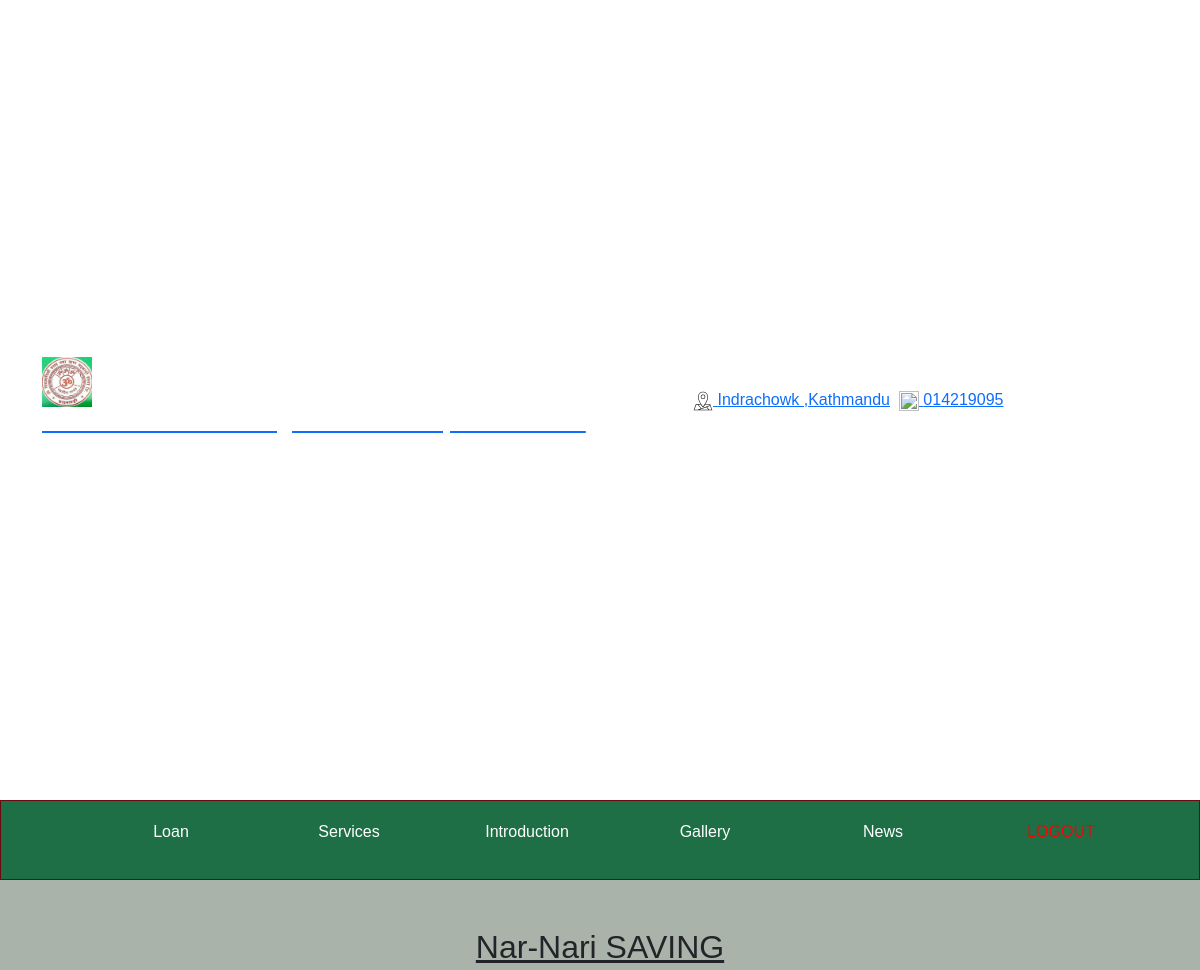
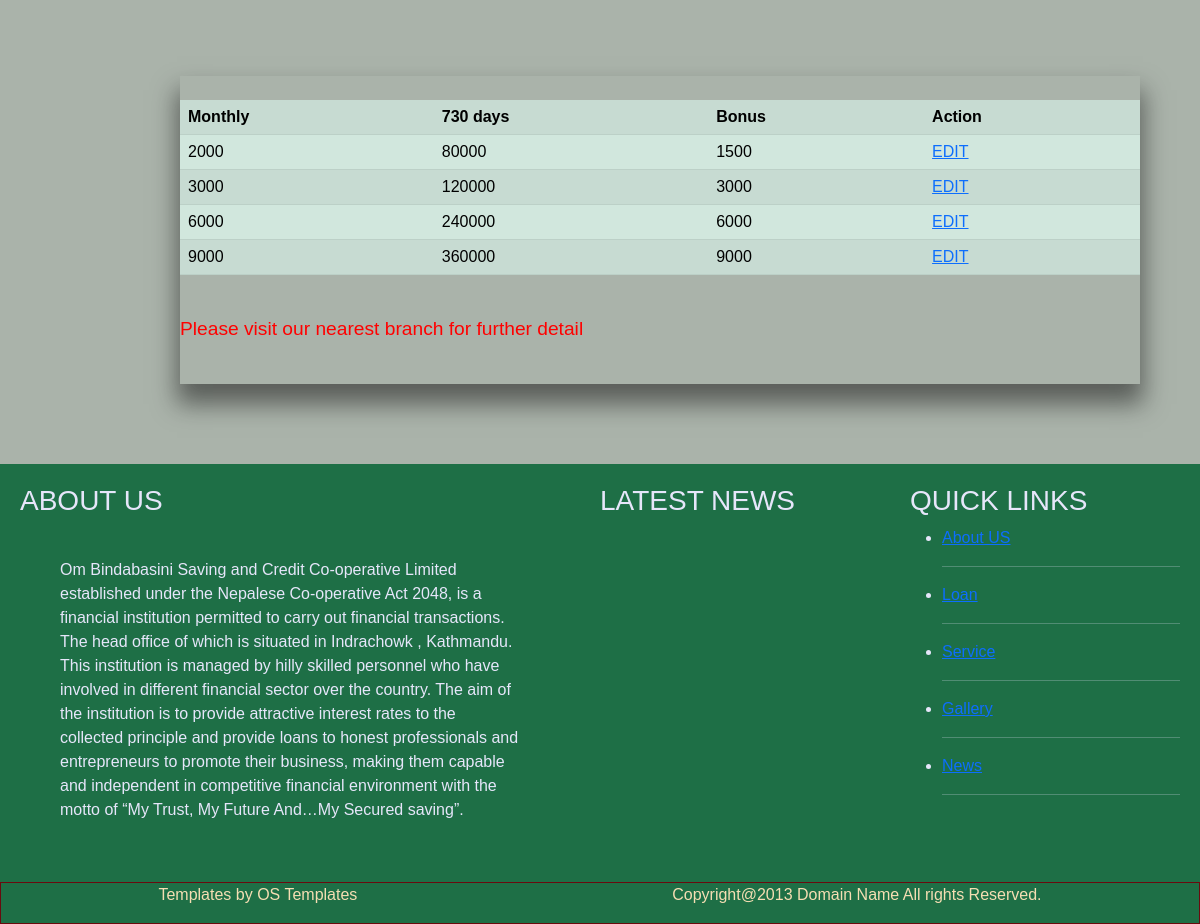
The app's page /narnari_admin.php (signed in) with its own data (2 pictures, top to bottom).
### tables this page shows
CREATE TABLE `narnari_bachat` (
  `id` int(11) NOT NULL,
  `monthly` varchar(8) DEFAULT NULL,
  `days_730` varchar(10) DEFAULT NULL,
  `bonus` varchar(8) DEFAULT NULL
);

CREATE TABLE `aboutus` (
  `Ab_id` int(11) NOT NULL,
  `Ab_title` varchar(50) DEFAULT NULL,
  `Ab_content` varchar(1000) DEFAULT NULL,
  `Ab_img` blob DEFAULT NULL
);

### narnari_admin.php (the view, shortened to what this page needs)
<?php
if(!isset($_SESSION['admin_id'])){
  header('location: admin_login.php');
}
else{
?>
<html>
    <head>
        <link href="https://cdn.jsdelivr.net/npm/bootstrap@5.1.1/dist/css/bootstrap.min.css" rel="stylesheet">
	<link rel="stylesheet" href="css/style.css">
</head>
<body>
    <?php include('portion/menu_admin.php'); ?>
    <br><br>
    <u><h2 align=center>Nar-Nari SAVING</h2></u>
    <div class="about-sec-tb">
    <table class="table table-success table-striped">
  <tr>
      <th>Monthly </th>
      <th>730 days </th>
      <th>Bonus</th>
      <th>Action</th>
  </tr>
    <?php
$con = mysqli_connect('localhost','root','') or die(mysqli_error($con));
mysqli_select_db($con,'finance') or die(mysqli_error($con));
$query = "SELECT * FROM narnari_bachat";
$result = mysqli_query($con,$query)or die(mysqli_error($con));
while ($arr = mysqli_fetch_array($result,MYSQLI_ASSOC)) {
    ?>
    <tr>
      <td><?php echo $arr['monthly']; ?></td>
      <td><?php echo $arr['days_730']; ?></td>
      <td><?php echo $arr['bonus']; ?></td>
      <?php echo "&nbsp;<td><a href='narnari_update_page.php?id=".$arr['id']."'>EDIT</a>"; }?>
  </tr>
</table>
<br>
<p style="color:red; font-size:120%">Please visit our nearest branch for further detail</p>
<br>
</div>
    <?php include('portion/footer.php'); ?>
</body>
</html>
<?php
}
?>

### portion/footer.php (shortened to what this page needs)
<div class="container-footer-here">
    <div name="ContactUs" class="contact">
        <h3 class="heading">ABOUT US</h3>
        <div class="aboutus-footer">
            <?php
            $con = mysqli_connect('localhost', 'root', '') or die(mysqli_error($con));
            mysqli_select_db($con, 'finance') or die(mysqli_error($con));
            $query = "SELECT * FROM aboutus where Ab_title='Introduction'";
            $result = mysqli_query($con, $query) or die(mysqli_error($con));
            $arr = mysqli_fetch_array($result, MYSQLI_ASSOC);
            ?>
            <div class="about-intro-sec">
                <?php echo $arr['Ab_content'];  ?>
            </div>
        </div>
    </div>
    <div name="blogs" class="blog">
        <h3 class="heading">LATEST NEWS</h3>
    </div>
    <div name="blogs" class="link">
        <h3 class="heading">QUICK LINKS</h3>
        <ul>
            <li><a href="aboutus.php">About US</a></li>
            <hr>
            <li><a href="loan.php">Loan</a></li>
            <hr>
            <li><a href="365days.php">Service</a></li>
            <hr>
            <li><a href="">Gallery</a></li>
            <hr>
            <li><a href="">News</a></li>
            <hr>
        </ul>
    </div>
</div>
<div name="main_footer" class="footer-rt d-flex  align-items-center  justify-content-around">
    <p style="float: right">Templates by OS Templates</p>
    <p>Copyright@2013 Domain Name All rights Reserved.</p>
</div>

### css/style.css (style rules this page uses)
* { padding: 0; margin: 0; }
body { background-color:#aab3aa ; box-sizing: border-box; font-family: sans-serif; }
.container-footer-here { display: flex; background-color: #1e6f46; color: lavender; }
.container-footer-here div { padding: 10px; margin: 10px; }
.link { flex: 1; }
.blog { flex: 1; }
.contact { flex: 2; }
.footer-rt { background-color:#1e6f46; width: 100%; border: 1px solid #690a0e; color: wheat; }
.about-sec-tb { margin-top: 10vh; margin-left: 22.5vh; margin-bottom: 10vh; border: 1px black; width: 80%; -webkit-box-shadow: 0px 17px 23px 3px rgba(26,25,25,0.55); -moz-box-shadow: 0px 17px 23px 3px rgba(26,25,25,0.55); box-shadow: 0px 17px 23px 3px rgba(26,25,25,0.55); }

### records on screen
narnari_bachat: monthly "2000", days_730 "80000", bonus "1500"
narnari_bachat: monthly "3000", days_730 "120000", bonus "3000"
narnari_bachat: monthly "6000", days_730 "240000", bonus "6000"
narnari_bachat: monthly "9000", days_730 "360000", bonus "9000"
aboutus: Ab_content "Om Bindabasini Saving and Credit Co-operative Limited established under the Nepalese Co-operative Act 2048, is a financial institution permitted to carry out financial transactions. The head office of which is situated in Indrachowk , Kathmandu. This institution is managed by hilly skilled personnel who have involved in different financial sector over the country. The aim of the institution is to provide attractive interest rates to the collected principle and provide loans to honest professionals and entrepreneurs to promote their business, making them capable and independent in competitive financial environment with the motto of “My Trust, My Future And…My Secured saving”."
